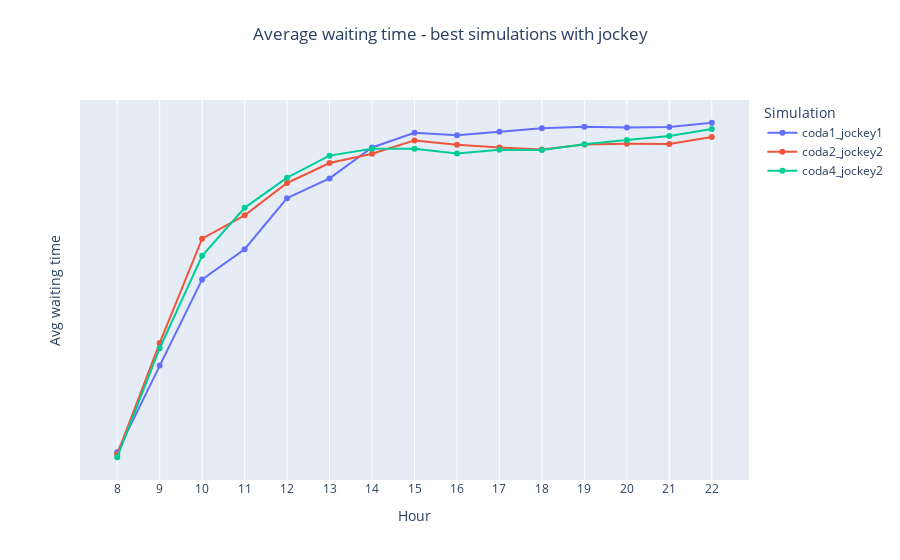

Notebook code cell kept with this figure:
### Code cell
# Average waiting time

fig =  go.Figure()

fig = add_simulation_to_plot(fig, df_simulations, 'coda1_jockey1', "Avg_waiting_times_standard")
fig = add_simulation_to_plot(fig, df_simulations, 'coda2_jockey2', "Avg_waiting_times_standard")
fig = add_simulation_to_plot(fig, df_simulations, 'coda4_jockey2', "Avg_waiting_times_standard")

fig = decorate_figure(fig,
    title="Average waiting time - best simulations with jockey",
    y_axis_title="Avg waiting time", dtick=1)

fig.show()
fig.write_image("doc/report/images/results/avg_wt_jockey_best.png", scale=IMAGE_SCALE)

### Figure 1 — Plotly figure (JSON) as saved in the notebook; plotly's stock layout.template omitted (floating-point values rounded to 4 significant figures)
{"data": [{"mode": "lines+markers", "name": "coda1_jockey1", "type": "scatter", "x": [8, 9, 10, 11, 12, 13, 14, 15, 16, 17, 18, 19, 20, 21, 22], "y": [0.0106, 0.0294, 0.04806, 0.0546, 0.06566, 0.06994, 0.07663, 0.07982, 0.0793, 0.08004, 0.08081, 0.08114, 0.08096, 0.08106, 0.082]}, {"mode": "lines+markers", "name": "coda2_jockey2", "type": "scatter", "x": [8, 9, 10, 11, 12, 13, 14, 15, 16, 17, 18, 19, 20, 21, 22], "y": [0.01018, 0.03427, 0.05687, 0.06194, 0.06895, 0.07327, 0.07527, 0.07817, 0.07723, 0.07662, 0.07619, 0.07729, 0.07744, 0.07742, 0.07888]}, {"mode": "lines+markers", "name": "coda4_jockey2", "type": "scatter", "x": [8, 9, 10, 11, 12, 13, 14, 15, 16, 17, 18, 19, 20, 21, 22], "y": [0.00953, 0.03315, 0.05319, 0.06356, 0.07011, 0.07487, 0.07638, 0.07636, 0.07533, 0.07614, 0.07609, 0.07733, 0.07824, 0.0791, 0.08063]}], "layout": {"legend": {"title": {"text": "Simulation"}}, "title": {"text": "Average waiting time - best simulations with jockey", "x": 0.5, "xanchor": "center", "y": 0.95, "yanchor": "top"}, "xaxis": {"dtick": 1, "tick0": 0, "tickmode": "linear", "title": {"text": "Hour"}}, "yaxis": {"dtick": 1, "tick0": 0, "tickmode": "linear", "title": {"text": "Avg waiting time"}}}}
